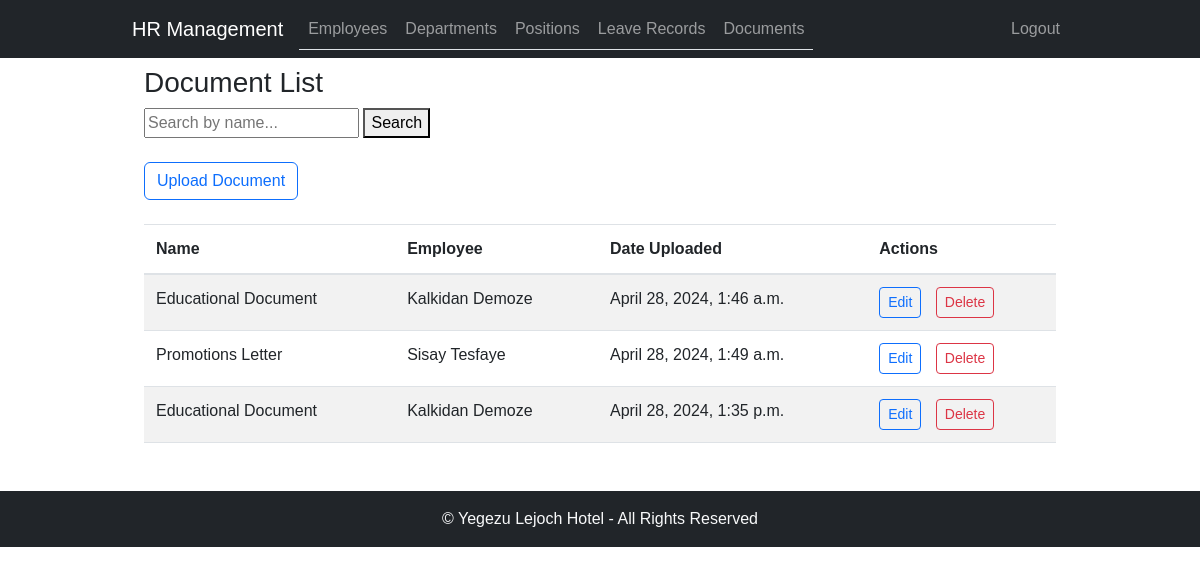
Page /documents/ (signed in) on the committed database.
### employee_management/models.py (models this page shows, shortened)
class Document(models.Model):
    NAME_CHOICES = (
        ('educational_document', 'Educational Document'),
        ('kebele_id', 'Kebele ID'),
        ('employment', 'Employement Letter'),
        ('promotion', 'Promotions Letter'),
        ('demotion', 'Demotion Letter'),
        ('first_warning', 'First Warning'),
        ('second_warning', 'Second Warning'),
        ('third_warning', 'Third Warning'),
        ('final_warning', 'Second Warning'),
        ('termination', 'Termination Letter'),
    )
    name = models.CharField(max_length=100, choices=NAME_CHOICES)
    file = models.FileField(upload_to=document_upload_to)
    description = models.TextField(blank=True)
    employee = models.ForeignKey(Employee, on_delete=models.CASCADE)
    date_uploaded = models.DateTimeField(auto_now_add=True)

class Employee(models.Model):
    et_calendar = EthiopianDateConverter()
    GENDER_CHOICES = (
        ('M', 'Male'),
        ('F', 'Female'),
    )
    EDUCATION_LEVEL_CHOICES = (
        ('Master', 'Master\'s Degree'),
        ('Degree', 'Bachelor\'s Degree'),
        ('Diploma', 'Diploma'),
        ('Certificate', 'Certificate'),
        ('Grade', 'Grade'),
    )
    first_name = models.CharField(max_length=50)
    middle_name = models.CharField(max_length=50, null=True, blank=True)
    last_name = models.CharField(max_length=50, null=True, blank=True)
    gender = models.CharField(max_length=1, choices=GENDER_CHOICES, default="")
    mobile = models.CharField(max_length=15, null=True, blank=True)
    email = models.EmailField(null=True, blank=True)
    department = models.ForeignKey(Department, on_delete=models.CASCADE)
    position = models.ForeignKey(Position, on_delete=models.CASCADE)
    date_of_birth = models.DateField()
    hire_date = models.DateField()
    salary = models.DecimalField(max_digits=10, decimal_places=2)
    education_level = models.CharField(max_length=20, choices=EDUCATION_LEVEL_CHOICES, null=True, blank=True)
    address = models.TextField(null=True, blank=True)
    pension_number = models.CharField(max_length=20, null=True, blank=True)
    emergency_contact_name = models.CharField(max_length=100, null=True, blank=True)
    emergency_contact_phone = models.CharField(max_length=15, null=True, blank=True)
    is_coc_certified = models.BooleanField(default=False)
    is_active = models.BooleanField(default=True)
    picture = models.ImageField(upload_to='employee_pictures/', null=True, blank=True)
    accrued_annual_leave = models.DecimalField(max_digits=15, decimal_places=2, default=0.0)
    used_annual_leave = models.DecimalField(max_digits=5, decimal_places=2, default=0.0)
    def __str__(self):
        return f"{self.first_name} {self.middle_name}"
    def update_annual_leave_balance(self):
        today = timezone.now().date()
        hire_date_gregorian = self.gregorian_hire_date()
        tenure_days = (today - hire_date_gregorian).days
        if tenure_days >= 0:  # Employee is eligible for leave calculation
            full_years = tenure_days // 365
            remaining_days = tenure_days % 365
            leave_days = self.calculate_annual_leave_entitlement(full_years)
            prorated_days = (remaining_days / 365) * leave_days
            total_leave_days = leave_days + prorated_days
            self.accrued_annual_leave = Decimal(total_leave_days)
            self.save()
    @property
    def annual_leave_balance(self):
        accrued = Decimal(self.accrued_annual_leave) if self.accrued_annual_leave is not None else Decimal('0.0')
        used = Decimal(self.used_annual_leave) if self.used_annual_leave is not None else Decimal('0.0')
        return accrued - used
    '''def update_annual_leave_balance(self):
        today = timezone.now().date()
        hire_date_gregorian = self.gregorian_hire_date()
        tenure_days = (today - hire_date_gregorian).days

        if tenure_days >= 182:  # Employee is eligible after 6 months
            full_years = tenure_days // 365
            remaining_days = tenure_days % 365

            leave_days = 0
            if full_years > 0:
                leave_days += 16  # First year accrual
                leave_days += sum(16 + 0.5 * year for year in range(1, full_years))
            leave_days += (remaining_days / 365) * (16 + 0.5 * full_years)

            self.accrued_annual_leave = leave_days
            self.save()

    @property
    def annual_leave_balance(self):
        accrued = Decimal(self.accrued_annual_leave) if self.accrued_annual_leave is not None else Decimal('0.0')
        used = Decimal(self.used_annual_leave) if self.used_annual_leave is not None else Decimal('0.0')
        return accrued - used

    @property
    def annual_leave_balance(self):
        return self.accrued_annual_leave - self.used_annual_leave
    '''

### employee_management/views.py (the view)
# urls.py: path('documents/', document_list, name='document_list'),
@login_required
def document_list(request):
    documents = Document.objects.all().order_by('date_uploaded')
    employee = Employee.objects.first()  # Example: Get the first employee
    search_query = request.GET.get('search_query')
    if search_query:
        documents = documents.filter(name__icontains=search_query)
    paginator = Paginator(documents, 10)  # Show 10 documents per page
    page_number = request.GET.get('page')
    try:
        page_obj = paginator.get_page(page_number)
    except PageNotAnInteger:
        page_obj = paginator.get_page(1)
    except EmptyPage:
        page_obj = paginator.get_page(paginator.num_pages)
    return render(request, 'document_list.html', {'page_obj': page_obj, 'employee': employee})

### employee_management/templates/document_list.html (shortened to what this page needs)
{% extends 'base.html' %}
{% block content %}
<div class="container">
    <h3>Document List</h3>
    <form method="GET" action="{% url 'hrms:document_list' %}">
        <input type="text" name="search_query" placeholder="Search by name...">
        <button type="submit">Search</button>
    </form>
    <div class="mt-4 mb-4">
        <a href="{% url 'hrms:document_upload_form' %}" class="btn btn-outline-primary">Upload Document</a>
    </div>
    <table class="table table-striped">
        <thead>
            <tr>
                <th>Name</th>
                <th>Employee</th>
                <th>Date Uploaded</th>
                <th>Actions</th>
            </tr>
        </thead>
        <tbody>
            {% for document in page_obj %}
                <tr>
                    <td>{{ document.get_name_display }}</td>
                    <td>{{ document.employee }}</td>
                    <td>{{ document.date_uploaded }}</td>
                    <td>
                        <a href="{% url 'hrms:document_update' document.pk %}" class="btn btn-sm btn-outline-primary" style="margin-right: 10px;">Edit</a>
                        <button class="btn btn-sm btn-outline-danger" onclick="confirmDelete('{{ document.name }}', '{{ document.pk }}')">Delete</button>
                    </td>
                </tr>
            {% empty %}
                <tr>
                    <td colspan="4">No documents found.</td>
                </tr>
            {% endfor %}
        </tbody>
    </table>
</div>
{% endblock %}

### employee_management/static/css/style.css (style rules this page uses)
body { font-family: Arial, sans-serif; }
.container { max-width: 960px; }
.table-striped > tbody > tr:nth-of-type(odd) { background-color: #f9f9f9; }
.table > thead > tr > th, .table > tbody > tr > th, .table > tfoot > tr > th, .table > thead > tr > td, .table > tbody > tr > td, .table > tfoot > tr > td { border-top: 1px solid #dee2e6; padding: 0.75rem; vertical-align: top; border-bottom: 1px solid #dee2e6; }
.table > thead > tr > th { vertical-align: bottom; border-bottom: 2px solid #dee2e6; }

### rows in the picture
Document: name "Educational Document", employee "Kalkidan Demoze", date_uploaded "April 28, 2024, 1:46 a.m."
Document: name "Promotions Letter", employee "Sisay Tesfaye", date_uploaded "April 28, 2024, 1:49 a.m."
Document: name "Educational Document", employee "Kalkidan Demoze", date_uploaded "April 28, 2024, 1:35 p.m."
